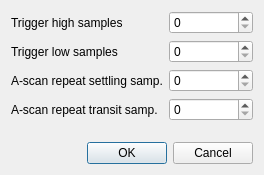
<?xml version="1.0" encoding="UTF-8"?>
<ui version="4.0">
 <class>Dialog</class>
 <widget class="QDialog" name="Dialog">
  <property name="geometry">
   <rect>
    <x>0</x>
    <y>0</y>
    <width>264</width>
    <height>175</height>
   </rect>
  </property>
  <property name="windowTitle">
   <string>Dialog</string>
  </property>
  <layout class="QGridLayout" name="gridLayout">
   <item row="1" column="0">
    <widget class="QDialogButtonBox" name="buttonBox">
     <property name="orientation">
      <enum>Qt::Horizontal</enum>
     </property>
     <property name="standardButtons">
      <set>QDialogButtonBox::Cancel|QDialogButtonBox::Ok</set>
     </property>
    </widget>
   </item>
   <item row="0" column="0">
    <layout class="QFormLayout" name="formLayout_2">
     <item row="0" column="0">
      <widget class="QLabel" name="label">
       <property name="text">
        <string>Trigger high samples</string>
       </property>
      </widget>
     </item>
     <item row="1" column="0">
      <widget class="QLabel" name="label_2">
       <property name="text">
        <string>Trigger low samples</string>
       </property>
      </widget>
     </item>
     <item row="2" column="0">
      <widget class="QLabel" name="label_3">
       <property name="text">
        <string>A-scan repeat settling samp.</string>
       </property>
      </widget>
     </item>
     <item row="0" column="1">
      <widget class="QSpinBox" name="spinBox"/>
     </item>
     <item row="1" column="1">
      <widget class="QSpinBox" name="spinBox_2"/>
     </item>
     <item row="2" column="1">
      <widget class="QSpinBox" name="spinBox_3"/>
     </item>
     <item row="3" column="0">
      <widget class="QLabel" name="label_4">
       <property name="text">
        <string>A-scan repeat transit samp.</string>
       </property>
      </widget>
     </item>
     <item row="3" column="1">
      <widget class="QSpinBox" name="spinBox_4"/>
     </item>
    </layout>
   </item>
  </layout>
 </widget>
 <resources/>
 <connections>
  <connection>
   <sender>buttonBox</sender>
   <signal>accepted()</signal>
   <receiver>Dialog</receiver>
   <slot>accept()</slot>
   <hints>
    <hint type="sourcelabel">
     <x>248</x>
     <y>254</y>
    </hint>
    <hint type="destinationlabel">
     <x>157</x>
     <y>274</y>
    </hint>
   </hints>
  </connection>
  <connection>
   <sender>buttonBox</sender>
   <signal>rejected()</signal>
   <receiver>Dialog</receiver>
   <slot>reject()</slot>
   <hints>
    <hint type="sourcelabel">
     <x>316</x>
     <y>260</y>
    </hint>
    <hint type="destinationlabel">
     <x>286</x>
     <y>274</y>
    </hint>
   </hints>
  </connection>
 </connections>
</ui>
